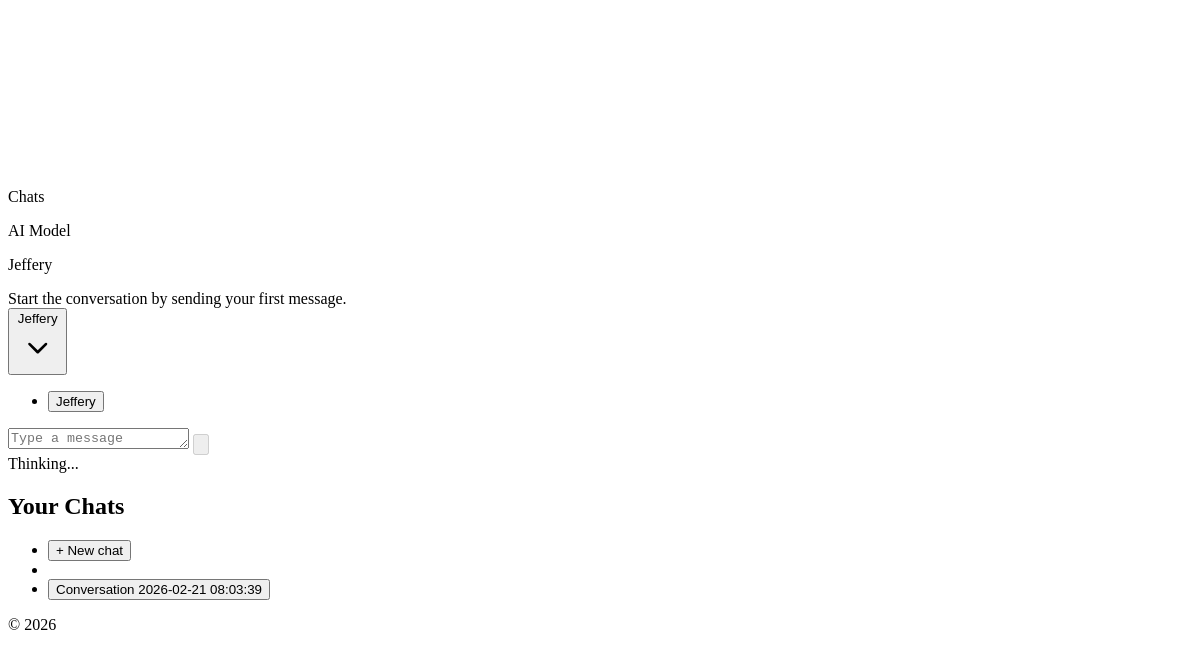
Page / (signed in, lower part) on the earlier database version.
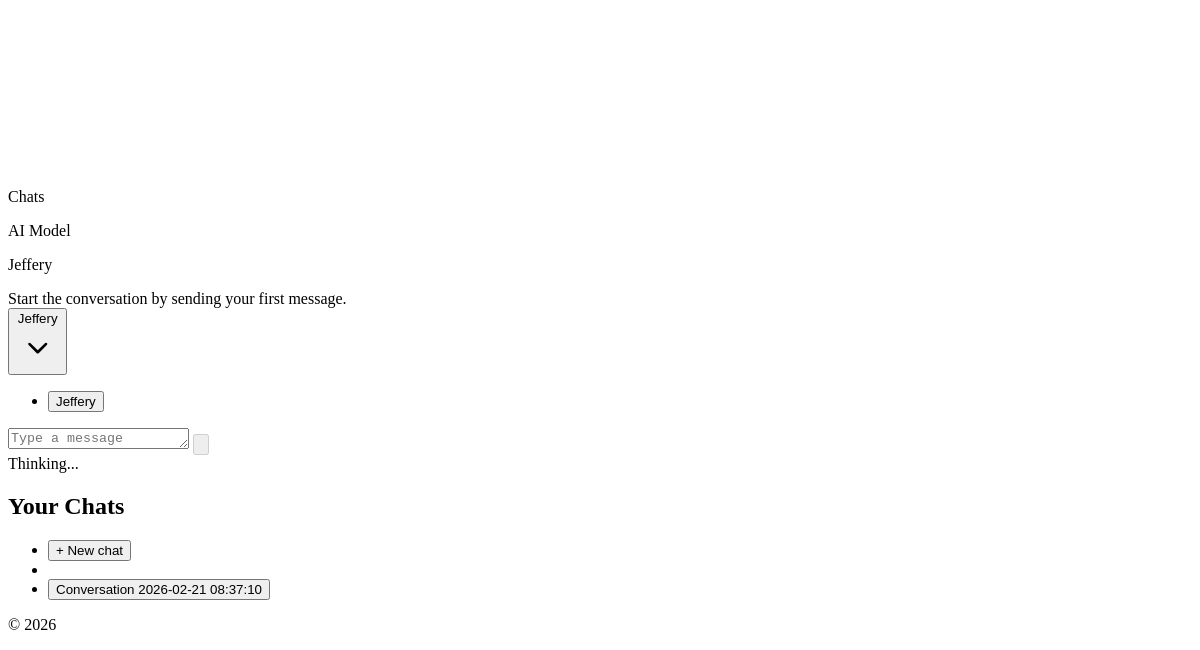
Same page on the later database version.
### ai_models/models.py (models this page shows, shortened)
class AIModel(models.Model):
    name = models.CharField(max_length=255)
    description = models.TextField()
    quirk = models.ManyToManyField('AIQuirk', related_name='quirks')

### conversations/models.py (models this page shows, shortened)
class Conversation(models.Model):
    title = models.CharField(max_length=255, blank=True, default="")
    user = models.ForeignKey('accounts.User', on_delete=models.CASCADE, related_name='conversations')
    model = models.ForeignKey('ai_models.AIModel', on_delete=models.SET_NULL, null=True, blank=True)
    created_at = models.DateTimeField(auto_now_add=True)

### conversations/views.py (the view)
# urls.py: path('', views.MainPageView.as_view(), name='main_page'),
class MainPageView(LoginRequiredMixin, View):
    def get(self, request):
        conversation_id = request.GET.get("conversation_id")
        conversation = self._get_requested_conversation(request)
        if conversation_id and conversation is None:
            response = redirect(reverse("main_page"))
            if getattr(request, "htmx", False):
                response["HX-Redirect"] = reverse("main_page")
            return response
        messages = conversation.messages.order_by("timestamp") if conversation else []
        ai_models = AIModel.objects.order_by("name")
        selected_model = conversation.model if conversation else ai_models.order_by("?").first()
        model_locked = conversation.messages.exists() if conversation else False
        user_conversations = request.user.conversations.order_by("-created_at")
        context = {
            "conversation": conversation,
            "messages": messages,
            "ai_models": ai_models,
            "selected_model": selected_model,
            "model_locked": model_locked,
            "user_conversations": user_conversations,
        }
        template_name = (
            "conversations/partials/conversation_layout.html"
            if getattr(request, "htmx", False)
            else "conversations/main_page.html"
        )
        return render(request, template_name, context)
    def _get_requested_conversation(self, request):
        conversation_id = request.GET.get("conversation_id")
        if not conversation_id:
            return None
        try:
            return Conversation.objects.filter(id=conversation_id, user=request.user).first()
        except (TypeError, ValueError):
            return None

### conversations/templates/conversations/main_page.html (shortened to what this page needs)
{% extends 'base.html' %}
{% load static %}
{% block content %}
<section class="mx-auto w-full max-w-6xl px-4 py-6 md:py-10">
    {% include 'conversations/partials/conversation_layout.html' %}
</section>
{% endblock %}

### conversations/templates/conversations/partials/conversation_layout.html (shortened to what this page needs)
<div id="conversation-layout" class="drawer rounded-3xl">
    <div class="drawer-content flex min-w-0 flex-col gap-3">
        <div class="flex items-center gap-2">
            <label for="chat-drawer-toggle" class="btn btn-ghost btn-sm drawer-button" aria-label="Open chat list">
            </label>
            <p class="text-sm font-medium text-base-content/70">Chats</p>
        </div>
        {% include 'conversations/partials/chat_shell.html' %}
    </div>
    <div class="drawer-side z-30">
        <aside class="h-full w-80 bg-base-200 p-4">
            <h2 class="mb-3 text-sm font-semibold uppercase tracking-wide text-base-content/60">Your Chats</h2>
            <ul class="menu w-full gap-1 rounded-box bg-base-100 p-2">
                <li>
                    <button
                        type="button"
                        data-chat-link
                        class="font-semibold"
                        hx-get="{% url 'main_page' %}"
                        hx-target="#conversation-layout"
                        hx-swap="outerHTML"
                        hx-push-url="true"
                    >
                        + New chat
                    </button>
                </li>
                <li class="pointer-events-none my-1 border-t border-base-300"></li>
                {% for user_conversation in user_conversations %}
                    <li>
                        <button
                            type="button"
                            data-chat-link
                            class="{% if conversation and user_conversation.id == conversation.id %}active{% endif %}"
                            hx-get="{% url 'main_page' %}?conversation_id={{ user_conversation.id }}"
                            hx-target="#conversation-layout"
                            hx-swap="outerHTML"
                            hx-push-url="true"
                        >
                            {{ user_conversation.title }}
                        </button>
                    </li>
                {% empty %}
                    <li><span class="opacity-60">No chats yet</span></li>
                {% endfor %}
            </ul>
        </aside>
    </div>
</div>

### conversations/templates/conversations/partials/model_selector.html (shortened to what this page needs)
<div class="flex items-center justify-between gap-3">
    <div>
        <p class="text-xs font-semibold uppercase tracking-wide text-base-content/60">AI Model</p>
        <p id="selected-model-name" class="text-sm font-medium">
            {% if selected_model %}
                {{ selected_model.name }}
            {% else %}
                No models available
            {% endif %}
        </p>
    </div>
</div>

### conversations/templates/conversations/partials/chat_form.html (shortened to what this page needs)
<form
    id="chat-form"
    class="relative rounded-2xl bg-base-100 p-2 pt-10 md:p-3 md:pt-10"
    hx-post="{% url 'send_message' %}"
    hx-target="#conversation-layout"
    hx-swap="outerHTML"
>
    <div class="dropdown absolute left-2 top-2 z-20 md:left-3 {% if model_locked or not ai_models %}dropdown-disabled{% endif %}">
        <button
            type="button"
            tabindex="{% if model_locked or not ai_models %}-1{% else %}0{% endif %}"
            class="btn btn-sm rounded-full border-base-300 bg-base-200 px-3 font-medium normal-case {% if model_locked or not ai_models %}btn-disabled{% endif %}"
            aria-label="Choose AI model"
        >
            <span id="chat-model-label">
                {% if selected_model %}
                    {{ selected_model.name }}
                {% else %}
                    Select model
                {% endif %}
            </span>
            <svg xmlns="http://www.w3.org/2000/svg" viewBox="0 0 24 24" fill="currentColor" class="ml-1 h-4 w-4">
                <path d="M12 15.25a.74.74 0 0 1-.53-.22l-4.5-4.5a.75.75 0 1 1 1.06-1.06L12 13.44l3.97-3.97a.75.75 0 1 1 1.06 1.06l-4.5 4.5a.74.74 0 0 1-.53.22Z"/>
            </svg>
        </button>
        <ul tabindex="0" class="menu dropdown-content mt-2 w-64 rounded-box bg-base-100 p-2 shadow">
            {% for ai_model in ai_models %}
                <li>
                    <button
                        type="button"
                        class="model-option {% if selected_model and ai_model.id == selected_model.id %}active{% endif %}"
                        data-model-id="{{ ai_model.id }}"
                        data-model-name="{{ ai_model.name }}"
                    >
                        {{ ai_model.name }}
                    </button>
                </li>
            {% empty %}
                <li><span class="opacity-60">No models configured</span></li>
            {% endfor %}
        </ul>
    </div>
    <div class="flex items-end gap-2">
        <textarea
            id="chat-input"
            class="textarea h-14 flex-1 resize-none rounded-2xl border-base-300 leading-relaxed"
            name="content"
            rows="1"
            placeholder="Type a message"
            required
        ></textarea>
        <button
            id="chat-submit"
            class="btn btn-primary btn-circle"
            type="submit"
            disabled
            aria-label="Send message"
        >
        </button>
        <div id="chat-waiting" class="hidden items-center gap-2 text-xs text-base-content/70">
            <span>Thinking...</span>
        </div>
    </div>
</form>

Differences in the rows shown:
removed Conversation: title "Conversation 2026-02-21 08:03:39"
added Conversation: title "Conversation 2026-02-21 08:37:10"
